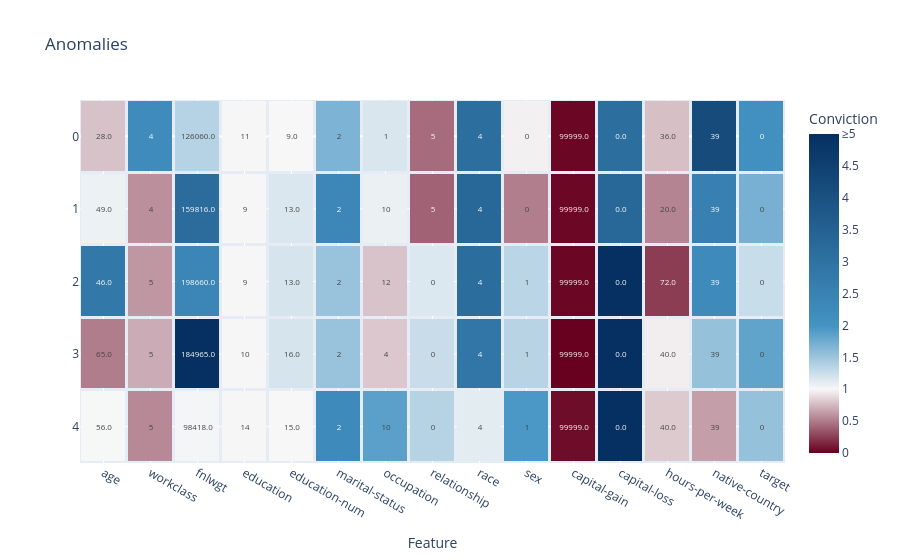

Notebook code for this chart:
### Code cell
fig = plot_anomalies(outliers, outlier_case_feature_residual_convictions)
fig.show(width=1500, height=750)

### Figure 1 — Plotly figure (JSON) as saved in the notebook; plotly's stock layout.template omitted (floating-point values rounded to 4 significant figures)
{"data": [{"coloraxis": "coloraxis", "hovertemplate": "Conviction=%{z}", "name": "Outliers", "text": [["28.0", "4", "126060.0", "11", "9.0", "2", "1", "5", "4", "0", "99999.0", "0.0", "36.0", "39", "0", "0.028358517329930208", "627", "0df9c830-692a-4ca5-ba24-7ed43beea571", "16.073562078324084", "outlier"], ["49.0", "4", "159816.0", "9", "13.0", "2", "10", "5", "4", "0", "99999.0", "0.0", "20.0", "39", "0", "0.03155794195013768", "787", "0df9c830-692a-4ca5-ba24-7ed43beea571", "14.520656712871661", "outlier"], ["46.0", "5", "198660.0", "9", "13.0", "2", "12", "0", "4", "1", "99999.0", "0.0", "72.0", "39", "0", "0.03372853662032968", "230", "0df9c830-692a-4ca5-ba24-7ed43beea571", "13.690508922959356", "outlier"], ["65.0", "5", "184965.0", "10", "16.0", "2", "4", "0", "4", "1", "99999.0", "0.0", "40.0", "39", "0", "0.033946531874992296", "649", "0df9c830-692a-4ca5-ba24-7ed43beea571", "13.641740852697783", "outlier"], ["56.0", "5", "98418.0", "14", "15.0", "2", "10", "0", "4", "1", "99999.0", "0.0", "40.0", "39", "0", "0.03642874247497008", "40", "0df9c830-692a-4ca5-ba24-7ed43beea571", "12.605703191490338", "outlier"]], "texttemplate": "%{text}", "type": "heatmap", "x": ["age", "workclass", "fnlwgt", "education", "education-num", "marital-status", "occupation", "relationship", "race", "sex", "capital-gain", "capital-loss", "hours-per-week", "native-country", "target"], "xgap": 3, "y": [0, 1, 2, 3, 4], "ygap": 3, "z": [[0.7873, 2.205, 1.364, 0.9976, 1.0, 1.68, 1.169, 0.4357, 3.132, 0.9735, 0.02583, 3.1, 0.7749, 4.173, 2.095], [1.059, 0.5802, 3.17, 0.9976, 1.155, 2.352, 1.068, 0.3956, 3.291, 0.5111, 0.03349, 3.315, 0.5331, 2.563, 1.711], [2.807, 0.6099, 2.384, 0.9976, 1.192, 1.525, 0.7902, 1.151, 3.15, 1.339, 0.02911, 8.261, 0.247, 2.261, 1.265], [0.5068, 0.6928, 28.58, 0.9976, 1.192, 1.525, 0.8037, 1.26, 2.865, 1.357, 0.004691, 8.784, 0.965, 1.542, 1.839], [1.005, 0.5524, 1.017, 0.9976, 1.0, 2.263, 1.869, 1.361, 1.115, 1.958, 0.05165, 6.966, 0.8166, 0.645, 1.544]]}], "layout": {"coloraxis": {"cmax": 5, "cmin": 0, "colorbar": {"ticktext": ["0", "0.5", "1", "1.5", "2", "2.5", "3", "3.5", "4", "4.5", "≥5"], "tickvals": [0, 0.5, 1, 1.5, 2, 2.5, 3, 3.5, 4, 4.5, 5], "title": {"text": "Conviction"}}, "colorscale": [[0, "rgb(103,0,31)"], [0.2, "rgb(247, 247, 247)"], [0.4, "rgb(67,147,195)"], [1, "rgb(5,48,97)"]]}, "title": {"text": "Anomalies"}, "xaxis": {"anchor": "y", "domain": [0, 1], "title": {"text": "Feature"}}, "yaxis": {"anchor": "x", "autorange": "reversed", "domain": [0, 1], "title": {}}}}
